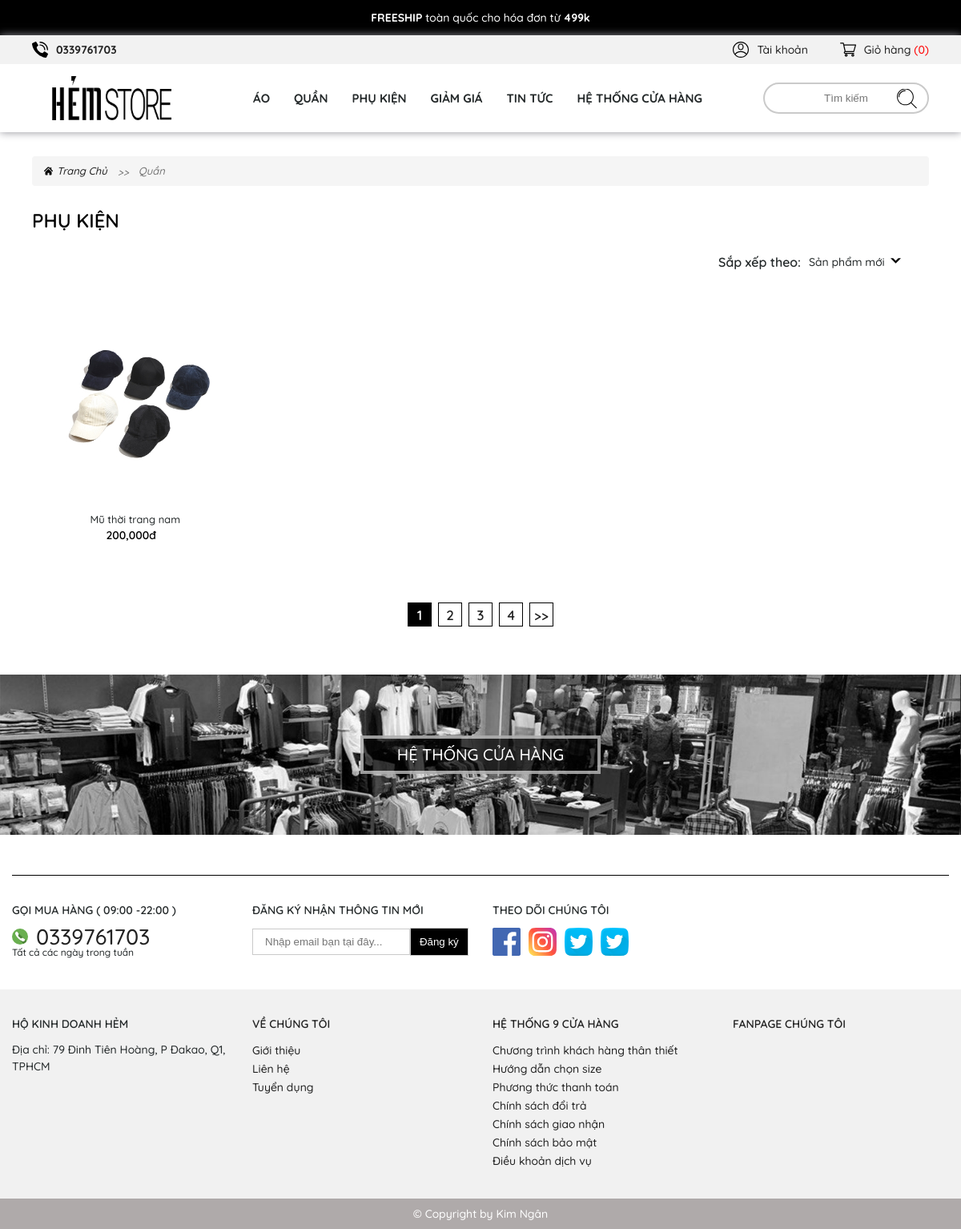
Page /phu-kien.php on the committed database.
### tables this page shows
CREATE TABLE `tbl_category` (
  `category_id` int(11) NOT NULL,
  `category_name` varchar(100) NOT NULL,
  `category_image` varchar(150) NOT NULL,
  `category_link` varchar(250) NOT NULL
);

CREATE TABLE `tbl_product` (
  `product_id` int(11) NOT NULL,
  `product_code` varchar(50) NOT NULL,
  `category_id` int(11) NOT NULL,
  `product_name` varchar(100) NOT NULL,
  `product_image` varchar(150) NOT NULL,
  `product_image_hover` varchar(150) NOT NULL,
  `product_price` int(11) NOT NULL,
  `product_discount` int(11) NOT NULL,
  `product_active` int(11) NOT NULL,
  `product_details` text NOT NULL,
  `product_desc` text NOT NULL,
  `product_quantity` int(11) NOT NULL
);

### phu-kien.php (the view, shortened to what this page needs)
<?php
	include('./db/connect.php');
	include('./inc/header.php');
?>
<main class="product">
	<section class="breadcrumb-section">
		<div class="container-fluid">
			<ul>
				<li><a href="index.php">
						<img src="img/home.svg" alt="" class="svg">
						<span>Trang Chủ</span>
					</a></li>
				<li>Quần</li>
			</ul>
		</div>
	</section>
	<?php
				$sql_product_accessories  = mysqli_query($con, "SELECT * FROM tbl_product,tbl_category
				WHERE tbl_product.category_id = tbl_category.category_id AND tbl_product.category_id = 3
				ORDER BY product_id DESC ");
				$title = mysqli_fetch_array($sql_product_accessories);
	?>
	<section class="colection-section">
		<div class="container-fluid">
			<h2 class="heading">
				<?php echo $title['category_name'];?>
			</h2>
			<div class="filter">
				<div class="filter-select">
					<p>
						Sắp xếp theo:
					</p>
					<div class="select-box">
						<div class="default">
							<span>Sản phẩm mới</span>
						</div>
					</div>
				</div>
			</div>
		</div>
	</section>
	<section class="product product-section">
		<div class="container-fluid">
			<div class="row">
				<?php
				while($row_product_accessories = mysqli_fetch_array($sql_product_accessories)){
			?>
				<div class="col-lg-3 col-md-4 col-sm-6 col-6">
					<div class="product-items">
						<div class="product-items__img">
							<a href="product-details.php?&chitiet=<?php echo $row_product_accessories['category_link'];?>
							&id=<?php echo $row_product_accessories['product_id'];?>">
								<div class="product-img">
									<img src="img/product/<?php echo $row_product_accessories['product_image'];?>"
										onerror="this.onerror=null;this.src='uploads/<?php echo $row_product_accessories['product_image'];?>'"
										alt="">
								</div>
								<p class="product-name">
									<?php echo $row_product_accessories['product_name'];?>
								</p>
							</a>
							<div class="price">
								<h3>
									<?php echo number_format($row_product_accessories['product_price']).'đ';?>
								</h3>
							</div>
						</div>
					</div>
				</div>
				<?php
				}
				?>
				<div class="col-12">
					<div class="pagination">
						<ul>
							<li>
								<a href="" class="current">1</a>
							</li>
							<li>
								<a href="">2</a>
							</li>
							<li>
								<a href="">3</a>
							</li>
							<li>
								<a href="">4</a>
							</li>
							<li>
								<a href="">>></a>
							</li>
						</ul>
					</div>
				</div>
			</div>
		</div>
	</section>
</main>
<?php include('./inc/footer.php');?>

### inc/header.php (shortened to what this page needs)
<!DOCTYPE html>
<html>
<head>
	<link rel="stylesheet" href="dest/style.min.css">
	<link rel="stylesheet" href="dest/fonts.css">
	<link rel="stylesheet" href="dest/stylelibs.min.css">
</head>
<body>
	<div class="wrapper">
		<div class="noti-minigame">
			<p>
				<b>FREESHIP</b>
				toàn quốc cho hóa đơn từ
				<b>499k</b>
			</p>
		</div>
		<header>
			<nav class="header-top">
				<div class="container-fluid">
					<div class="header-top__menu">
						<ul>
							<li class="tel">
								<a href="tel:0339761703">
									<span>0339761703</span>
								</a>
							</li>
							<li>
								<a href="user.php">
									<span>Tài khoản</span>
								</a>
							</li>
							<li>
								<a href="" class="cart" data-togle="cart-section">
									<?php
										$i = 0;
									?>
									<span>Giỏ hàng <b style="color:red;">(<?php echo $i;?>)</b></span>
								</a>
							</li>
						</ul>
					</div>
				</div>
			</nav>
			<nav class="header-desktop ">
				<div class="container-fluid">
					<div class="header-desktop__menu">
						<div class="logo">
							<a href="index.php">
								<img src="img/logo.png" alt="">
							</a>
						</div>
						<ul class="menu">
							<?php
									$sql_menu = mysqli_query($con,"SELECT * FROM tbl_category");
									while($row_menu = mysqli_fetch_array($sql_menu)){
								?>
							<li>
								<a href="<?php echo $row_menu['category_link'];?>.php">
									<span><?php echo $row_menu['category_name'];?></span>
								</a>
							</li>
							<?php
									}
								?>
							<li>
								<a href="discount.php">
									<span>giảm giá</span>
								</a>
							</li>
							<li>
								<a href="news.php">
									<span>TIN TỨC</span>
								</a>
							</li>
							<li>
								<a href="contact.html">
									<span>hệ thống cửa hàng</span>
								</a>
							</li>
						</ul>
						<div class="search">
							<input type="text" placeholder="Tìm kiếm">
							<a href="">
								<img src="img/search.svg" alt="" class="svg search">
							</a>
						</div>
					</div>
				</div>
			</nav>
		</header>

### inc/header.php (style rules this page uses)
header .header-top ul li a.cart::after { content: ""; }

### inc/footer.php (style rules this page uses)
input[type="text"] { margin-right: 6px; width: 60px; text-align: center; }

### rows in the picture
tbl_category: category_name "ÁO"
tbl_category: category_name "QUẦN"
tbl_category: category_name "PHỤ KIỆN"
tbl_product: product_image (picture), product_name "Mũ thời trang nam", product_price "200,000"

### other values in the picture
$i "0"
